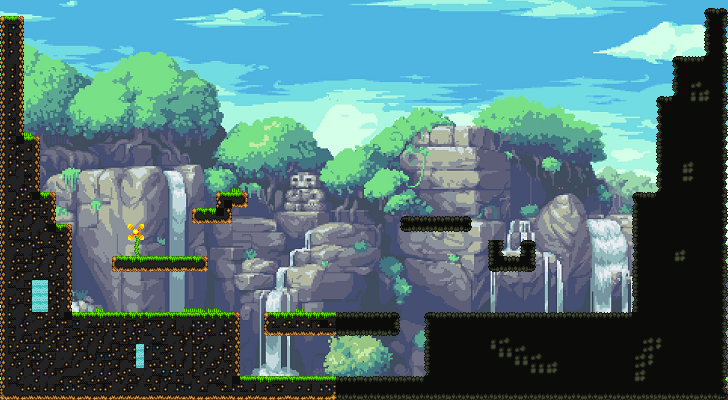

This game map was drawn from its Tiled (.tmx) file and the tilesets committed beside it. A one-line description and the trimmed map source follow:
An orthogonal 91x50 tile map with 8x8 px tiles, 3 tile layers (image_background, Background, MAIN), 2 tilesets and 11 objects.

<map version="1.0" tiledversion="1.1.5" orientation="orthogonal" renderorder="right-down" width="91" height="50" tilewidth="8" tileheight="8" infinite="0" nextobjectid="71">
 <tileset firstgid="1" name="blue_generic" tilewidth="8" tileheight="8" tilecount="256" columns="16">
  <image source="assets/blue_generic.png" width="128" height="128" />
  <terraintypes>
   <terrain name="Earth" tile="18" />
   <terrain name="Stone" tile="18" />
   <terrain name="New Terrain" tile="214" />
  </terraintypes>
  <tile id="32" terrain=",,,0" />
  <tile id="33" terrain=",,0,0" />
  <tile id="34" terrain=",,0,0" />
  <tile id="35" terrain=",,0,0" />
  <tile id="36" terrain=",,0,0" />
  <tile id="37" terrain=",,0," />
  <tile id="48" terrain=",0,,0" />
  <tile id="49" terrain="0,0,0,0" />
  <tile id="50" terrain="0,0,0,0" />
  <tile id="51" terrain="0,0,0,0" />
  <tile id="52" terrain="0,0,0,0" />
  <tile id="53" terrain="0,,0," />
  <tile id="64" terrain=",0,,0" />
  <tile id="65" terrain="0,0,0,0" />
  <tile id="66" terrain="0,0,0," />
  <tile id="67" terrain="0,0,,0" />
  <tile id="68" terrain="0,0,0,0" />
  <tile id="69" terrain="0,,0," />
  <tile id="74" terrain=",,,1" />
  <tile id="75" terrain=",,1,1" />
  <tile id="76" terrain=",,1,1" />
  <tile id="77" terrain=",,1,1" />
  <tile id="78" terrain=",,1,1" />
  <tile id="79" terrain=",,1," />
  <tile id="80" terrain=",0,,0" />
  <tile id="81" terrain="0,0,0,0" />
  <tile id="82" terrain="0,,0,0" />
  <tile id="83" terrain=",0,0,0" />
  <tile id="84" terrain="0,0,0,0" />
  <tile id="85" terrain="0,,0," />
  <tile id="90" terrain=",1,,1" />
  <tile id="91" terrain="1,1,1,1" />
  <tile id="92" terrain="1,1,1,1" />
  <tile id="93" terrain="1,1,1,1" />
  <tile id="94" terrain="1,1,1,1" />
  <tile id="95" terrain="1,,1," />
  <tile id="96" terrain=",0,,0" />
  <tile id="97" terrain="0,0,0,0" />
  <tile id="98" terrain="0,0,0,0" />
  <tile id="99" terrain="0,0,0,0" />
  <tile id="100" terrain="0,0,0,0" />
  <tile id="101" terrain="0,,0," />
  <tile id="106" terrain=",1,,1" />
  <tile id="107" terrain="1,1,1,1" />
  <tile id="108" terrain="1,1,1," />
  <tile id="109" terrain="1,1,,1" />
  <tile id="110" terrain="1,1,1,1" />
  <tile id="111" terrain="1,,1," />
  <tile id="112" terrain=",0,," />
  <tile id="113" terrain="0,0,," />
  <tile id="114" terrain="0,0,," />
  <tile id="115" terrain="0,0,," />
  <tile id="116" terrain="0,0,," />
  <tile id="117" terrain="0,,," />
  <tile id="122" terrain=",1,,1" />
  <tile id="123" terrain="1,1,1,1" />
  <tile id="124" terrain="1,,1,1" />
  <tile id="125" terrain=",1,1,1" />
  <tile id="126" terrain="1,1,1,1" />
  <tile id="127" terrain="1,,1," />
  <tile id="138" terrain=",1,,1" />
  <tile id="139" terrain="1,1,1,1" />
  <tile id="140" terrain="1,1,1,1" />
  <tile id="141" terrain="1,1,1,1" />
  <tile id="142" terrain="1,1,1,1" />
  <tile id="143" terrain="1,,1," />
  <tile id="154" terrain=",1,," />
  <tile id="155" terrain="1,1,," />
  <tile id="156" terrain="1,1,," />
  <tile id="157" terrain="1,1,," />
  <tile id="158" terrain="1,1,," />
  <tile id="159" terrain="1,,," />
  <tile id="187" terrain="2,2,2," />
  <tile id="188" terrain="2,2,,2" />
  <tile id="197" terrain=",,,2" />
  <tile id="198" terrain=",,2," />
  <tile id="203" terrain="2,,2,2" />
  <tile id="204" terrain=",2,2,2" />
  <tile id="212" terrain=",,,2" />
  <tile id="215" terrain=",,2," />
  <tile id="228" terrain=",2,," />
  <tile id="231" terrain="2,,," />
  <tile id="245" terrain=",2,," />
  <tile id="246" terrain="2,,," />
 </tileset>
 <tileset firstgid="257" name="background" tilewidth="8" tileheight="8" tilecount="4641" columns="91">
  <image source="assets/background.png" width="728" height="409" />
 </tileset>
 <layer name="image_background" width="91" height="50">
  <data>[4550 cells, 4550 non-empty, 4550 distinct tile ids]</data>
 </layer>
 <layer name="Background" width="91" height="50">
  <data>[4550 cells, 19 non-empty, 13 distinct tile ids]</data>
 </layer>
 <layer name="MAIN" width="91" height="50">
  <data>[4550 cells, 1496 non-empty, 76 distinct tile ids]</data>
 </layer>
 <objectgroup name="spawn">
  <object id="56" x="78" y="24.667">
   <point />
  </object>
  <object id="57" x="158" y="14">
   <point />
  </object>
  <object id="58" x="260" y="18.667">
   <point />
  </object>
  <object id="59" x="328.667" y="18.667">
   <point />
  </object>
  <object id="60" x="408.67" y="24">
   <point />
  </object>
  <object id="61" x="470" y="28">
   <point />
  </object>
  <object id="62" x="522.67" y="28">
   <point />
  </object>
  <object id="63" x="587.33" y="23.333">
   <point />
  </object>
  <object id="67" x="197.333" y="11.333">
   <point />
  </object>
  <object id="68" x="123.333" y="20">
   <point />
  </object>
  <object id="69" x="372" y="22.667">
   <point />
  </object>
 </objectgroup>
</map>
